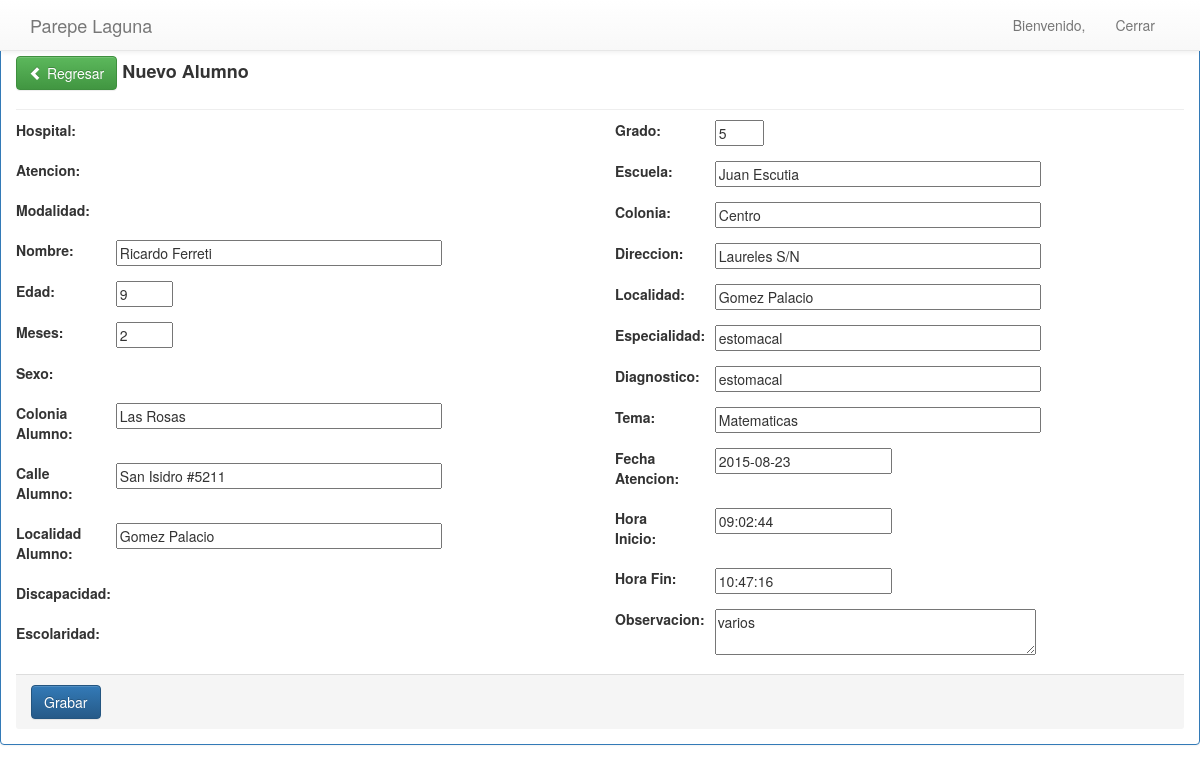
The page /updatealumno/15/ on the database its author committed.
### apps/principal/models.py (models this page shows, shortened)
class TimeStampModel(models.Model):
    user     = models.ForeignKey(settings.AUTH_USER_MODEL,null=True,blank=True)
    fecha    = models.DateTimeField(auto_now_add=True)
    modified = models.DateTimeField(auto_now=True)
    class Meta:
        abstract = True

class Alumno(TimeStampModel):
    Opsexo = (
        ('H', 'Hombre'),
        ('M', 'Mujer'),
        )
    Op2 = (
        ('Si', 'Si'),
        ('No', 'No'),
        )
    opesc=(
        ('Preescolar','Preescolar'),
        ('Primaria' ,'Primaria'),
        ('Secundaria','Secundaria'),
        ('No Estudia y tiene edad escolar',  'No Estudia y tiene edad escolar'),
        ('Bachillerato', 'Bachillerato'),
        ('No Tiene Edad escolar',  'No Tiene Edad escolar'),
        ('Cam', 'Cam'),
        ('Cil', 'Cil'),
        )
    Disca=(
        ('No', 'No'),
        ('Motriz','Motriz'),
        ('Visual', 'Visual'),
        ('Auditiva', 'Auditiva'),
        ('Intelectual', 'Intelectual'),
        ('Otra', 'Otra'),
        )
    tp =(
            ('Pediatria','Pediatria'),
            ('ConsultaExt','Consulta Externa'),
            ('AtencionDom','Atencion Domiciliaria'),
        )
    at = (
            ('Pedagogia','Pedagogia'),
            ('Psicologia','Psicologia'),
        )
    folio = models.IntegerField()
    hospital = models.ForeignKey('Hospital')
    atencion = models.CharField(max_length=10,null=True,blank=True,choices=at)
    ciclo = models.ForeignKey('Cicloescolar',default=1)
    modalidad = models.CharField(max_length=25,null=True,default=True,choices=tp)
    nombre = models.CharField(max_length=180)
    edad = models.IntegerField()
    meses = models.IntegerField()
    sexo = models.CharField(max_length=1,choices=Opsexo)
    coloniaal = models.CharField(max_length=100)
    callenumal = models.CharField(max_length=100)
    localidadal = models.CharField(max_length=80)
    discapacidad = models.CharField(max_length=12,choices=Disca)
    grado = models.IntegerField()
    escolaridad = models.CharField(max_length=40,choices=opesc)
    escuela = models.CharField(max_length=100)
    coloniaesc = models.CharField(max_length=80)
    direccionesc = models.CharField(max_length=120, null=True,blank=True)
    localidadesc = models.CharField(max_length=100)
    especialidad = models.CharField(max_length=80)
    diagnostico = models.CharField(max_length=80)
    fechaatencion  = models.DateField()
    horainicio = models.TimeField()
    horafin = models.TimeField()
    tema = models.CharField(max_length=80)
    observacion = models.TextField()

### apps/principal/views.py (the view)
# urls.py: url(r'^updatealumno/(?P<pk>\d+)/$',views.UpdateAlumno.as_view(),name='alumno_update'),
class UpdateAlumno(UpdateView):
	template_name = 'principal/addalumno.html'
	model = Alumno
	form_class = AddAlumnoForm
	success_url = reverse_lazy('principal_app:index')
	def form_valid(self, form):
		form.instance.user = self.request.user
		return super(UpdateAlumno, self).form_valid(form)

### apps/principal/templates/principal/addalumno.html (shortened to what this page needs)
{% extends "principal/base_principal.html" %}
{% block content %}
{% include "principal/navbar.html" %}
    <form class="form-horizontal" method="post">
                <div class="panel panel-primary">
                    <div class="panel-body">
                        <div class="page-header">
                            <br>
                        <h4>
                            <a href="/" class="btn btn-success">
                            <span class="glyphicon glyphicon-chevron-left"></span> Regresar
                            </a>
                            <strong>Nuevo Alumno</strong>
                        </h4>
                        </div>
                        <div class="row">
                            <div class="col-xs-12 col-sm-6">
                                <div class="form-group">
                                    <label for="hospital" class="hidden-xs col-sm-2">Hospital:</label>
                                    <div class="col-sm-10">
                                    </div>
                                </div>
                                <div class="form-group">
                                    <label for="atencion" class="hidden-xs col-sm-2">Atencion:</label>
                                    <div class="col-sm-10">
                                    </div>
                                </div>
                                <div class="form-group">
                                    <label for="modalidad" class="hidden-xs col-sm-2">Modalidad:</label>
                                    <div class="col-sm-10">
                                    </div>
                                </div>
                                <div class="form-group">
                                    <label for="nombre" class="hidden-xs col-sm-2">Nombre:</label>
                                        <div class="col-sm-10">
                                            {{form.nombre}}
                                        </div>
                                </div>
                                <div class="form-group">
                                    <label for="edad" class="hidden-xs col-sm-2">Edad:</label>
                                    <div class="col-sm-10">
                                        {{form.edad}}
                                    </div>
                                </div>
                                <div class="form-group">
                                    <label for="meses" class="hidden-xs col-sm-2">Meses:</label>
                                    <div class="col-sm-10">
                                        {{form.meses}}
                                    </div>
                                </div>
                                <div class="form-group">
                                    <label for="sexo" class="hidden-xs col-sm-2">Sexo:</label>
                                    <div class="col-sm-10">
                                    </div>
                                </div>
                                <div class="form-group">
                                    <label for="coloniaal" class="hidden-xs col-sm-2">Colonia Alumno:</label>
                                    <div class="col-sm-10">
                                         {{form.coloniaal}}
                                    </div>
                                </div>
                                <div class="form-group">
                                    <label for="callenumal" class="hidden-xs col-sm-2">Calle Alumno:</label>
                                    <div class="col-sm-10">
                                         {{form.callenumal}}
                                    </div>
                                </div>
                                <div class="form-group">
                                    <label for="localidadal" class="hidden-xs col-sm-2">Localidad Alumno:</label>
                                    <div class="col-sm-10">
                                         {{form.localidadal}}
                                    </div>
                                </div>
                                <div class="form-group">
                                    <label for="discapacidad" class="hidden-xs col-sm-2">Discapacidad:</label>
                                    <div class="col-sm-10">
                                    </div>
                                </div>
                                <div class="form-group">
                                    <label for="escolaridad" class="hidden-xs col-sm-2">Escolaridad:</label>
                                    <div class="col-sm-10">
                                    </div>
                                </div>
                            </div>
                            <div class="col-xs-12 col-sm-6">
                                <div class="form-group">
                                    <label for="grado" class="hidden-xs col-sm-2">Grado:</label>
                                    <div class="col-sm-10">
                                        {{form.grado}}
                                    </div>
                                </div>
                                <div class="form-group">
                                    <label for="escuela" class="hidden-xs col-sm-2">Escuela:</label>
                                    <div class="col-sm-10">
                                        {{form.escuela}}
                                    </div>
                                </div>
                                <div class="form-group">
                                    <label for="coloniaesc" class="hidden-xs col-sm-2">Colonia:</label>
                                    <div class="col-sm-10">
                                        {{form.coloniaesc}}
                                    </div>
                                </div>
                                <div class="form-group">
                                    <label for="direccionesc" class="hidden-xs col-sm-2">Direccion:</label>
                                    <div class="col-sm-10">
                                        {{form.direccionesc}}
                                    </div>
                                </div>
                                <div class="form-group">
                                    <label for="localidadesc" class="hidden-xs col-sm-2">Localidad:</label>
                                    <div class="col-sm-10">
                                        {{form.localidadesc}}
                                    </div>
                                </div>
                                <div class="form-group">
                                    <label for="especialidad" class="hidden-xs col-sm-2">Especialidad:</label>
                                    <div class="col-sm-10">
                                        {{form.especialidad}}
                                    </div>
                                </div>
                                <div class="form-group">
                                    <label for="diagnostico" class="hidden-xs col-sm-2">Diagnostico:</label>
                                    <div class="col-sm-10">
                                        {{form.diagnostico}}
                                    </div>
                                </div>
                                <div class="form-group">
                                    <label for="tema" class="hidden-xs col-sm-2">Tema:</label>
                                    <div class="col-sm-10">
                                        {{form.tema}}
                                    </div>
                                </div>
                                <div class="form-group">
                                    <label for="fechaatencion" class="hidden-xs col-sm-2">Fecha Atencion:</label>
                                    <div class="col-sm-10">
                                        {{form.fechaatencion}}
                                    </div>
                                </div>
                                <div class="form-group">
                                    <label for="horainicio" class="hidden-xs col-sm-2">Hora Inicio:</label>
                                    <div class="col-sm-10">
                                        {{form.horainicio}}
                                    </div>
                                </div>
                                <div class="form-group">
                                    <label for="horafin" class="hidden-xs col-sm-2">Hora Fin:</label>
                                    <div class="col-sm-10">
                                        {{form.horafin}}
                                    </div>
                                </div>
                                <div class="form-group">
                                    <label for="observacion" class="hidden-xs col-sm-2">Observacion:</label>
                                    <div class="col-sm-10">
                                        {{form.observacion}}
                                    </div>
                                </div>
                            </div>
                        </div>
                        <div class="panel-footer color-footer">
                            <button type="submit" class="btn btn-primary">
                                 Grabar
                            </button>
                        </div>
                    </div>
                </div>
            </form>
{%endblock%}

### apps/principal/static/css/estilos.css (style rules this page uses)
body { margin-top: 60px; }
.page-header { margin: 10px 0 10px !important; font-weight: bolder; }

### apps/principal/static/css/sb-admin.css (style rules this page uses)
@media (min-width:768px) { body { margin-top: 2px; } }

### rows shown on the page
Alumno: nombre "Ricardo Ferreti", edad "9", meses "2", coloniaal "Las Rosas", callenumal "San Isidro #5211", localidadal "Gomez Palacio", grado "5", escuela "Juan Escutia", coloniaesc "Centro", direccionesc "Laureles S/N", localidadesc "Gomez Palacio", especialidad "estomacal", diagnostico "estomacal", tema "Matematicas", fechaatencion "2015-08-23", horainicio "09:02:44", horafin "10:47:16", observacion "varios"
